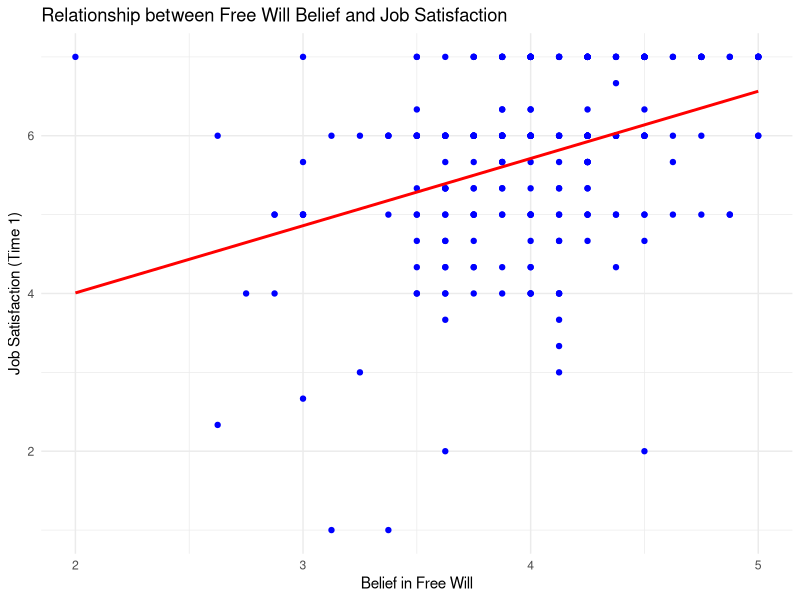
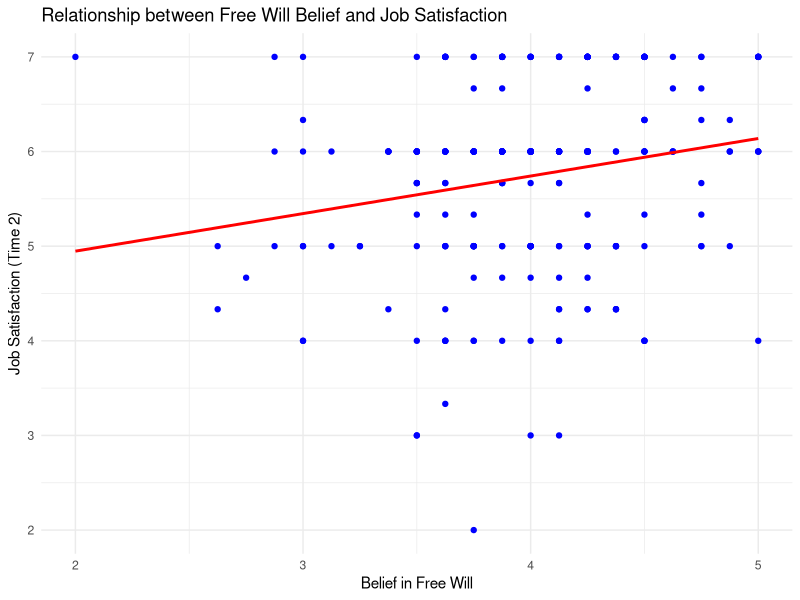
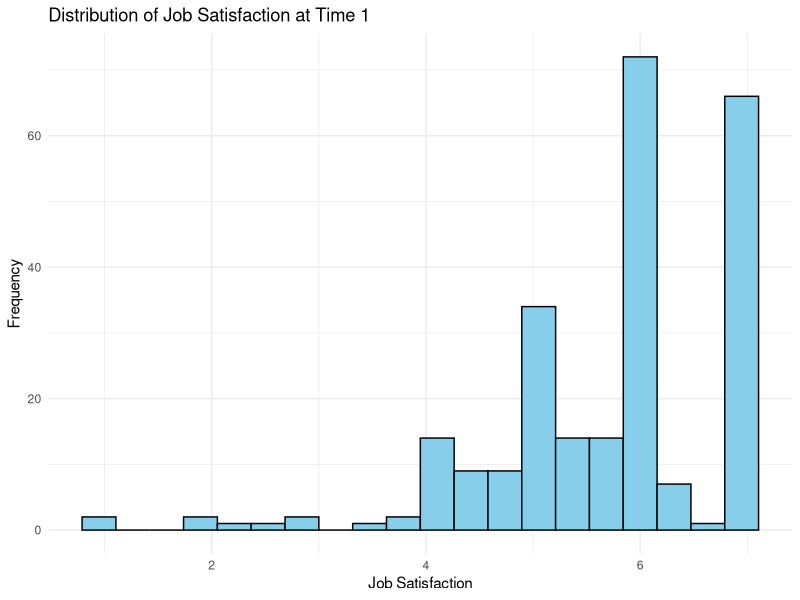
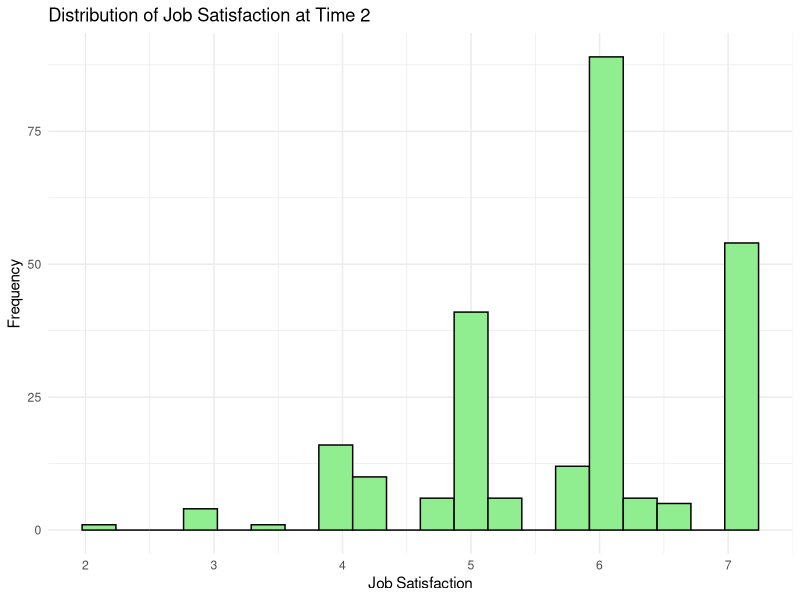

Source code (R) for these figures, in order:
## ---- chunk 1
#| include: false
#| warning: false
#| message: false

library(tidyverse)
library(palmerpenguins)
## ---- chunk 2
library(ggplot2)
library(dplyr)
library(tidyr)
## ---- chunk 3
data <- read.csv("FW satisfaction-Study 1-data.csv")

data <- na.omit(data)

str(data)
## ---- chunk 4
ggplot(data, aes(x = freewill, y = JS)) +
  geom_point(color = "blue") +
  geom_smooth(method = "lm", se = FALSE, color = "red") +
  labs(title = "Relationship between Free Will Belief and Job Satisfaction",
       x = "Belief in Free Will",
       y = "Job Satisfaction (Time 1)") +
  theme_minimal()
## ---- chunk 5
ggplot(data, aes(x = freewill, y = W2JS)) +
  geom_point(color = "blue") +
  geom_smooth(method = "lm", se = FALSE, color = "red") +
  labs(title = "Relationship between Free Will Belief and Job Satisfaction",
       x = "Belief in Free Will",
       y = "Job Satisfaction (Time 2)") +
  theme_minimal()
## ---- chunk 6
ggplot(data, aes(x = JS)) +
  geom_histogram(fill = "skyblue", color = "black", bins = 20) +
  labs(title = "Distribution of Job Satisfaction at Time 1",
       x = "Job Satisfaction",
       y = "Frequency") +
  theme_minimal()

ggplot(data, aes(x = W2JS)) +
  geom_histogram(fill = "lightgreen", color = "black", bins = 20) +
  labs(title = "Distribution of Job Satisfaction at Time 2",
       x = "Job Satisfaction",
       y = "Frequency") +
  theme_minimal()
